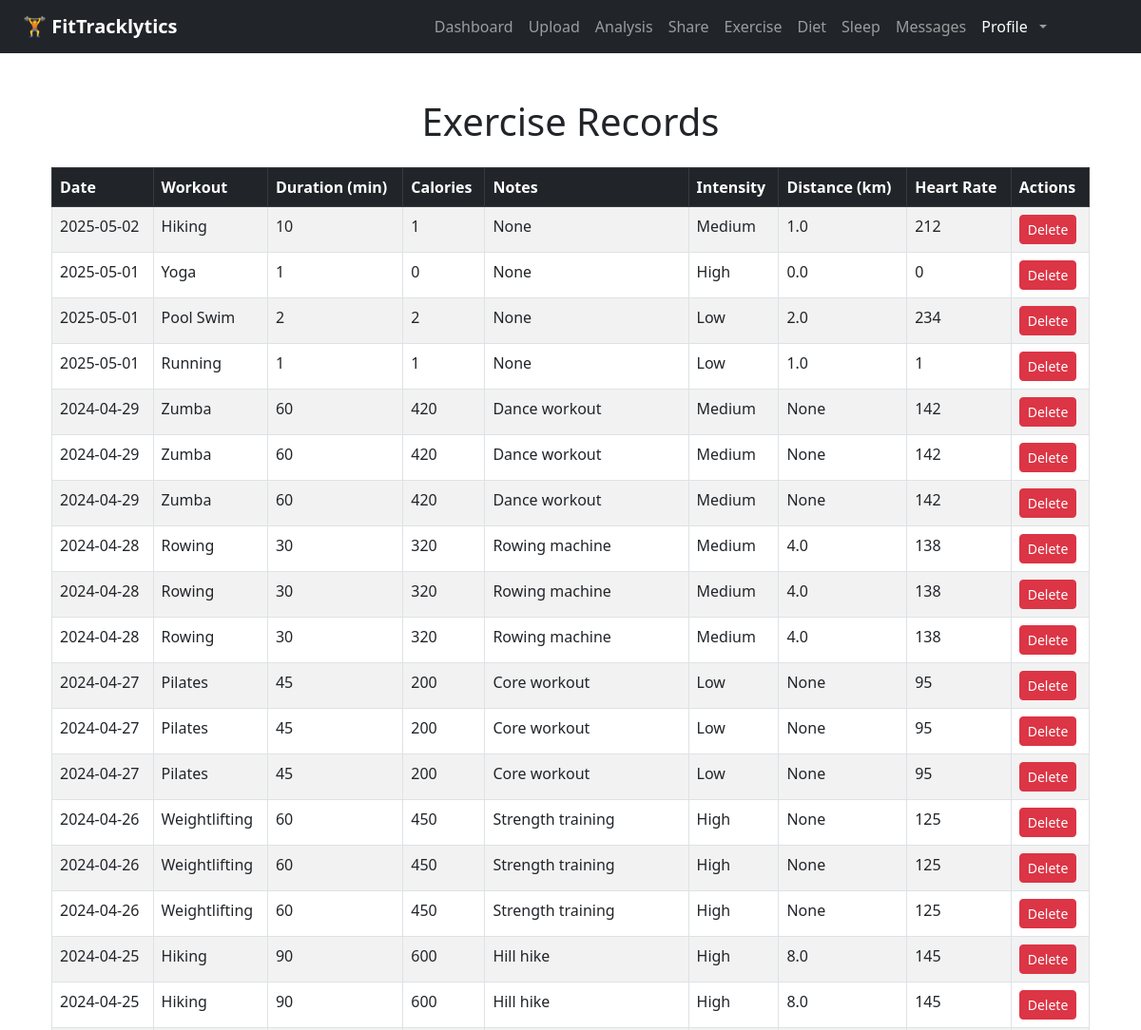
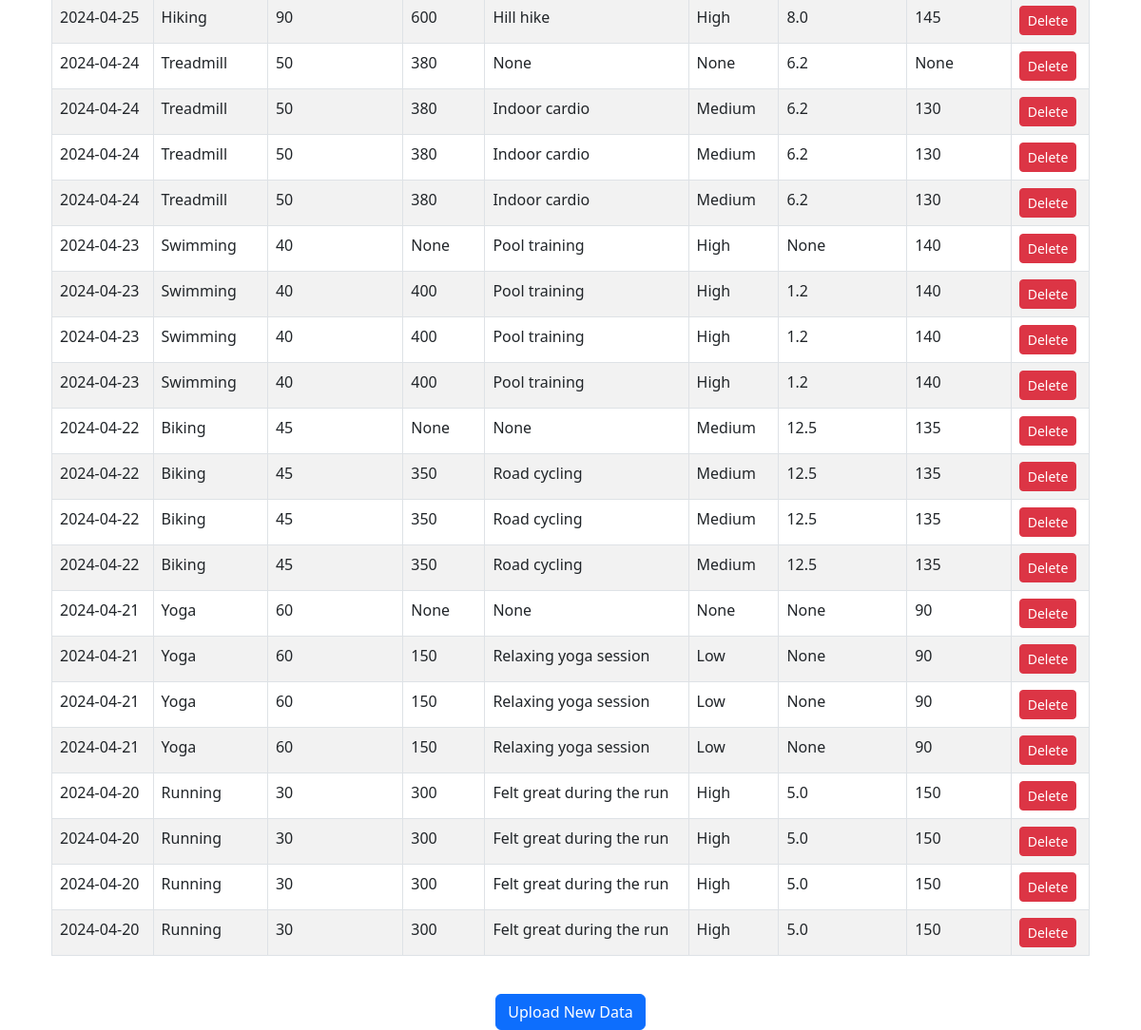
The app's page /records/exercise (signed in), older data (2 pictures, top to bottom).
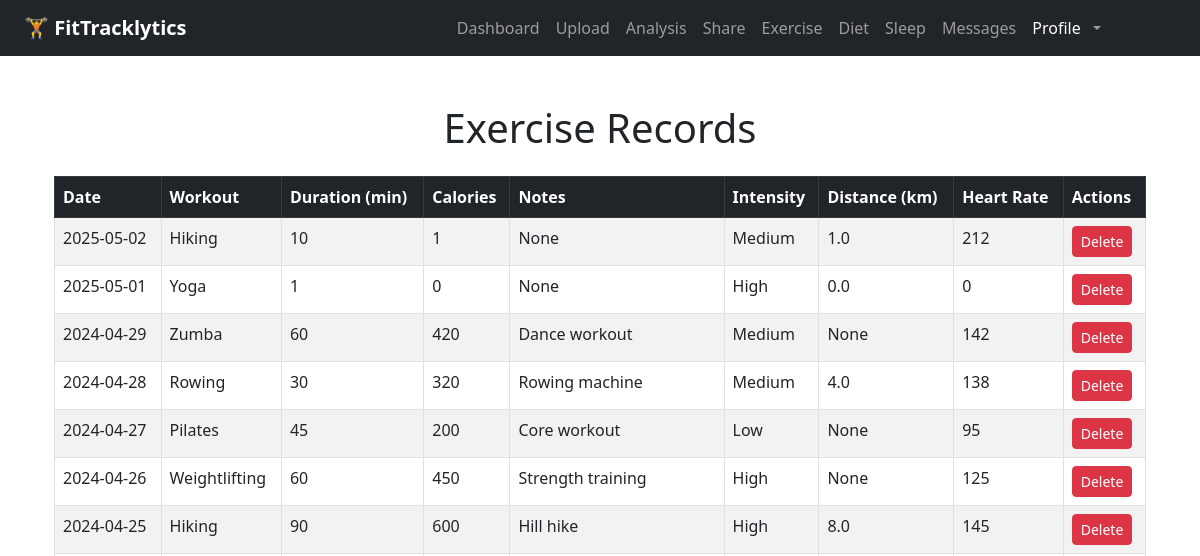
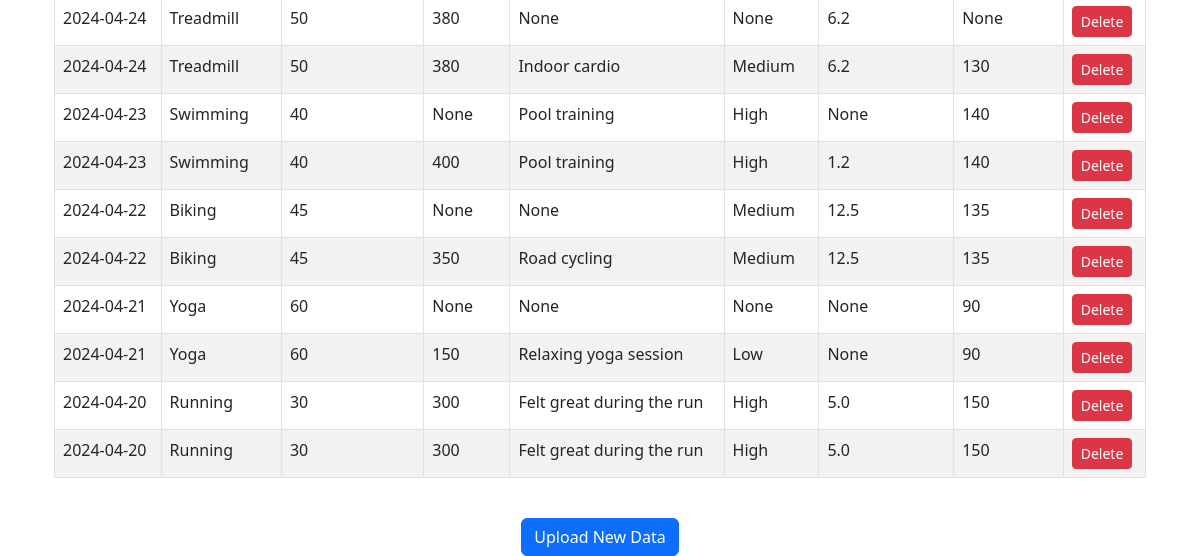
The same page, newer data (2 pictures, top to bottom).
### app/models.py (models this page shows)
class ExerciseEntry(db.Model):
    id = db.Column(db.Integer, primary_key=True)
    user_id = db.Column(db.Integer, db.ForeignKey('user.id'))
    workout_type = db.Column(db.String(100))
    intensity = db.Column(db.String(50))
    duration = db.Column(db.Integer)
    distance = db.Column(db.Float)
    calories = db.Column(db.Integer)
    heart_rate = db.Column(db.Integer)
    date = db.Column(db.Date)
    notes = db.Column(db.Text)

### app/routes.py (the view)
@main.route("/records/exercise")
def exercise_records():
    if "user_id" not in session:
        return redirect(url_for("main.login"))
    records = ExerciseEntry.query.filter_by(user_id=session["user_id"]).order_by(ExerciseEntry.date.desc()).all()
    return render_template("exercise_records.html", records=records)

### app/__init__.py (called while the page is built)
def create_app(config_class=None):
    app = Flask(__name__)
    if config_class:
        app.config.from_object(config_class)
    else:
        app.config['SECRET_KEY'] = "super-secret-key"
        app.config['SQLALCHEMY_DATABASE_URI'] = 'sqlite:///tracker.db'
        app.config['SQLALCHEMY_TRACK_MODIFICATIONS'] = False
    db.init_app(app)
    migrate.init_app(app, db)  # Bind migrate after app is created
    print("current database config is：", app.config['SQLALCHEMY_DATABASE_URI'])
    from . import models
    @app.context_processor
    def inject_message_model():
        return dict(Message=models.Message)
    from .routes import main
    app.register_blueprint(main)
    return app

### app/templates/exercise_records.html (shortened to what this page needs)
{% extends "base.html" %}
{% block content %}
<div class="container mt-5">
    <h1 class="text-center mb-4">Exercise Records</h1>
    {% if records %}
        <div class="table-responsive">
            <table class="table table-striped table-bordered">
                <thead class="table-dark">
                    <tr>
                        <th>Date</th>
                        <th>Workout</th>
                        <th>Duration (min)</th>
                        <th>Calories</th>
                        <th>Notes</th>
                        <th>Intensity</th>
                        <th>Distance (km)</th>
                        <th>Heart Rate</th>
                        <th>Actions</th>
                    </tr>
                </thead>
                <tbody>
                    {% for entry in records %}
                    <tr>
                        <td>{{ entry.date }}</td>
                        <td>{{ entry.workout_type }}</td>
                        <td>{{ entry.duration }}</td>
                        <td>{{ entry.calories }}</td>
                        <td>{{ entry.notes }}</td>
                        <td>{{ entry.intensity }}</td>
                        <td>{{ entry.distance }}</td>
                        <td>{{ entry.heart_rate }}</td>
                        <td>
                            <form action="{{ url_for('main.delete_exercise', entry_id=entry.id) }}" method="POST" style="display:inline;">
                                <button type="submit" class="btn btn-danger btn-sm" onclick="return confirm('Are you sure you want to delete this record?');">Delete</button>
                            </form>
                        </td>
                    </tr>
                    {% endfor %}
                </tbody>
            </table>
        </div>
    {% else %}
        <p class="text-center">No exercise records found.</p>
    {% endif %}
    <div class="text-center mt-4">
        <a href="{{ url_for('main.upload') }}" class="btn btn-primary">Upload New Data</a>
    </div>
</div>
{% endblock %}

### app/templates/base.html (shortened to what this page needs)
<!DOCTYPE html>
<html lang="en">
<head>
    <link href="https://cdn.jsdelivr.net/npm/bootstrap@5.3.0/dist/css/bootstrap.min.css" rel="stylesheet">
    <link rel="stylesheet" href="{{ url_for('static', filename='css/base.css') }}">
</head>
<body>
    <nav class="navbar navbar-expand-lg navbar-dark bg-dark px-4">
        <a class="navbar-brand fw-bold" href="{{ url_for('main.index') }}">🏋️ FitTracklytics</a>
        {% if session.get("user_id") %}
        <div class="collapse navbar-collapse" id="navbarContent">
          <ul class="navbar-nav ms-auto mb-2 mb-lg-0">
            <li class="nav-item">
              <a class="nav-link" href="{{ url_for('main.dashboard') }}">Dashboard</a>
            </li>
            <li class="nav-item">
              <a class="nav-link" href="{{ url_for('main.upload') }}">Upload</a>
            </li>
            <li class="nav-item">
              <a class="nav-link" href="{{ url_for('main.analysis') }}">Analysis</a>
            </li>
            <li class="nav-item">
              <a class="nav-link" href="{{ url_for('main.share') }}">Share</a>
            </li>
            <li class="nav-item">
              <a class="nav-link" href="{{ url_for('main.exercise_records') }}">Exercise</a>
            </li>
            <li class="nav-item">
              <a class="nav-link" href="{{ url_for('main.diet_records') }}">Diet</a>
            </li>
            <li class="nav-item">
              <a class="nav-link" href="{{ url_for('main.sleep_records') }}">Sleep</a>
            </li>
            <li class="nav-item">
              {% set unread_count = Message.query.filter_by(receiver_id=session['user_id'], is_read=False).count() %}
              <a class="nav-link" href="{{ url_for('main.messages') }}">
                Messages
              </a>
            </li>
            <li class="nav-item dropdown">
              <a class="nav-link dropdown-toggle d-flex align-items-center gap-2" href="#" id="userDropdown" role="button" data-bs-toggle="dropdown" aria-expanded="false">
                <span class="d-none d-md-inline fw-medium text-white">Profile</span>
              </a>
            </li>
            <li class="nav-item">
              <pre>        </pre>
            </li>
          </ul>
        </div>
        {% endif %}
    </nav>
    <div class="container mt-4">
        {% block content %}{% endblock %}
    </div>
</body>
</html>

Row changes from the older to the newer data that the page shows:
removed ExerciseEntry: date "2025-05-01", workout_type "Pool Swim", duration "2", calories "2", notes "None", intensity "Low", distance "2.0", heart_rate "234"
removed ExerciseEntry: date "2025-05-01", workout_type "Running", duration "1", calories "1", notes "None", intensity "Low", distance "1.0", heart_rate "1"
removed ExerciseEntry: date "2024-04-29", workout_type "Zumba", duration "60", calories "420", notes "Dance workout", intensity "Medium", distance "None", heart_rate "142"
removed ExerciseEntry: date "2024-04-29", workout_type "Zumba", duration "60", calories "420", notes "Dance workout", intensity "Medium", distance "None", heart_rate "142"
removed ExerciseEntry: date "2024-04-28", workout_type "Rowing", duration "30", calories "320", notes "Rowing machine", intensity "Medium", distance "4.0", heart_rate "138"
removed ExerciseEntry: date "2024-04-28", workout_type "Rowing", duration "30", calories "320", notes "Rowing machine", intensity "Medium", distance "4.0", heart_rate "138"
removed ExerciseEntry: date "2024-04-27", workout_type "Pilates", duration "45", calories "200", notes "Core workout", intensity "Low", distance "None", heart_rate "95"
removed ExerciseEntry: date "2024-04-27", workout_type "Pilates", duration "45", calories "200", notes "Core workout", intensity "Low", distance "None", heart_rate "95"
removed ExerciseEntry: date "2024-04-26", workout_type "Weightlifting", duration "60", calories "450", notes "Strength training", intensity "High", distance "None", heart_rate "125"
removed ExerciseEntry: date "2024-04-26", workout_type "Weightlifting", duration "60", calories "450", notes "Strength training", intensity "High", distance "None", heart_rate "125"
removed ExerciseEntry: date "2024-04-25", workout_type "Hiking", duration "90", calories "600", notes "Hill hike", intensity "High", distance "8.0", heart_rate "145"
removed ExerciseEntry: date "2024-04-25", workout_type "Hiking", duration "90", calories "600", notes "Hill hike", intensity "High", distance "8.0", heart_rate "145"
removed ExerciseEntry: date "2024-04-24", workout_type "Treadmill", duration "50", calories "380", notes "Indoor cardio", intensity "Medium", distance "6.2", heart_rate "130"
removed ExerciseEntry: date "2024-04-24", workout_type "Treadmill", duration "50", calories "380", notes "Indoor cardio", intensity "Medium", distance "6.2", heart_rate "130"
removed ExerciseEntry: date "2024-04-23", workout_type "Swimming", duration "40", calories "400", notes "Pool training", intensity "High", distance "1.2", heart_rate "140"
removed ExerciseEntry: date "2024-04-23", workout_type "Swimming", duration "40", calories "400", notes "Pool training", intensity "High", distance "1.2", heart_rate "140"
removed ExerciseEntry: date "2024-04-22", workout_type "Biking", duration "45", calories "350", notes "Road cycling", intensity "Medium", distance "12.5", heart_rate "135"
removed ExerciseEntry: date "2024-04-22", workout_type "Biking", duration "45", calories "350", notes "Road cycling", intensity "Medium", distance "12.5", heart_rate "135"
removed ExerciseEntry: date "2024-04-21", workout_type "Yoga", duration "60", calories "150", notes "Relaxing yoga session", intensity "Low", distance "None", heart_rate "90"
removed ExerciseEntry: date "2024-04-21", workout_type "Yoga", duration "60", calories "150", notes "Relaxing yoga session", intensity "Low", distance "None", heart_rate "90"
removed ExerciseEntry: date "2024-04-20", workout_type "Running", duration "30", calories "300", notes "Felt great during the run", intensity "High", distance "5.0", heart_rate "150"
removed ExerciseEntry: date "2024-04-20", workout_type "Running", duration "30", calories "300", notes "Felt great during the run", intensity "High", distance "5.0", heart_rate "150"
